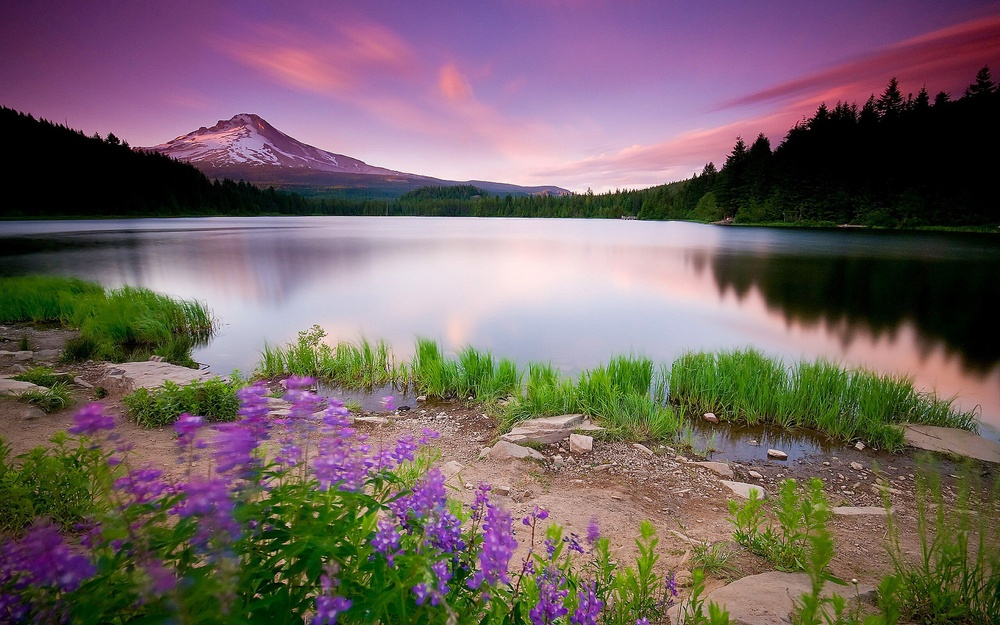
#> input picture task2/source_img.jpg, 1000 x 625 px, shrunk from 2560 x 1600 before the run
$ python main2.py
#> lines starting #> are read from the running program, lines starting #| are printed output that depends on the picture
#> further down, image is the input picture: shape (625, 1000, 3); mean B, G, R 99, 98.6, 114.8
### task2/monochrome.py
import numpy
import cv2


def monochrome(source_image: numpy.ndarray) -> numpy.ndarray:
    new_image = source_image
    b_comp = source_image[:, :, 0]
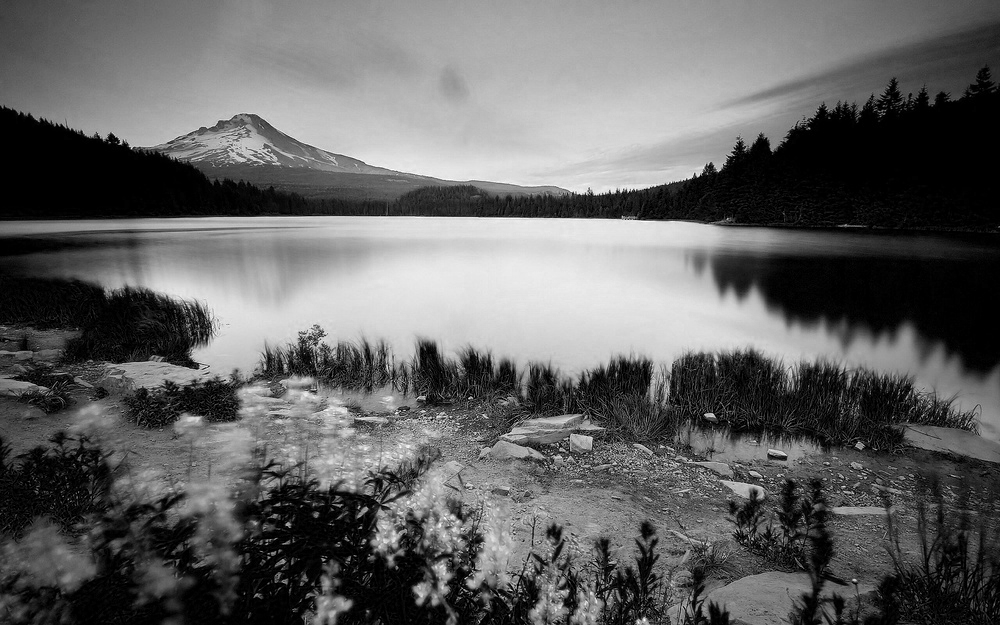
#> b_comp: shape (625, 1000); min 0, max 255, mean 99
    g_comp = source_image[:, :, 1]
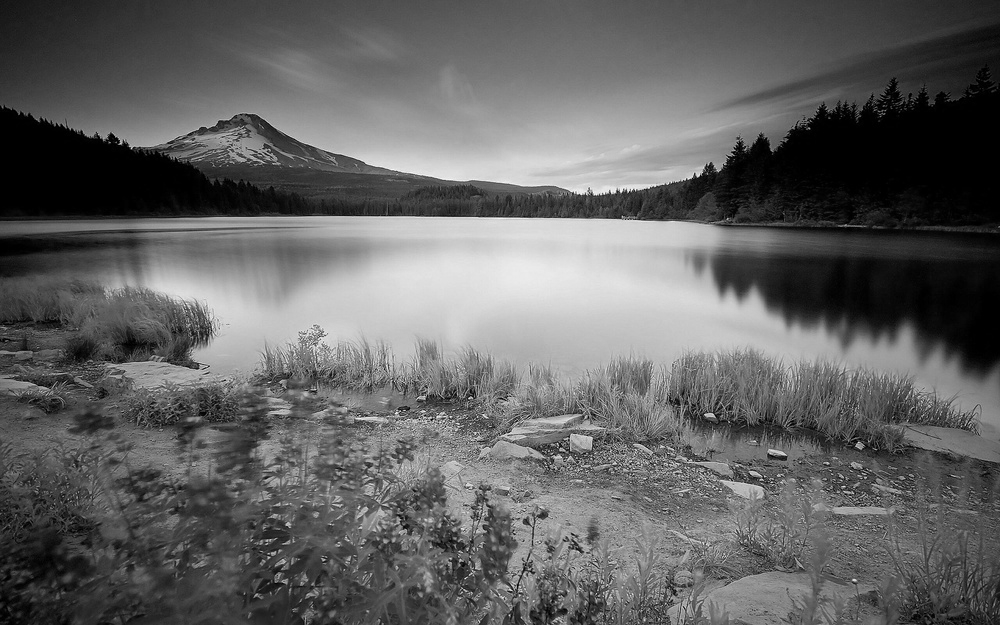
#> g_comp: shape (625, 1000); min 0, max 255, mean 98.6
    r_comp = source_image[:, :, 2]
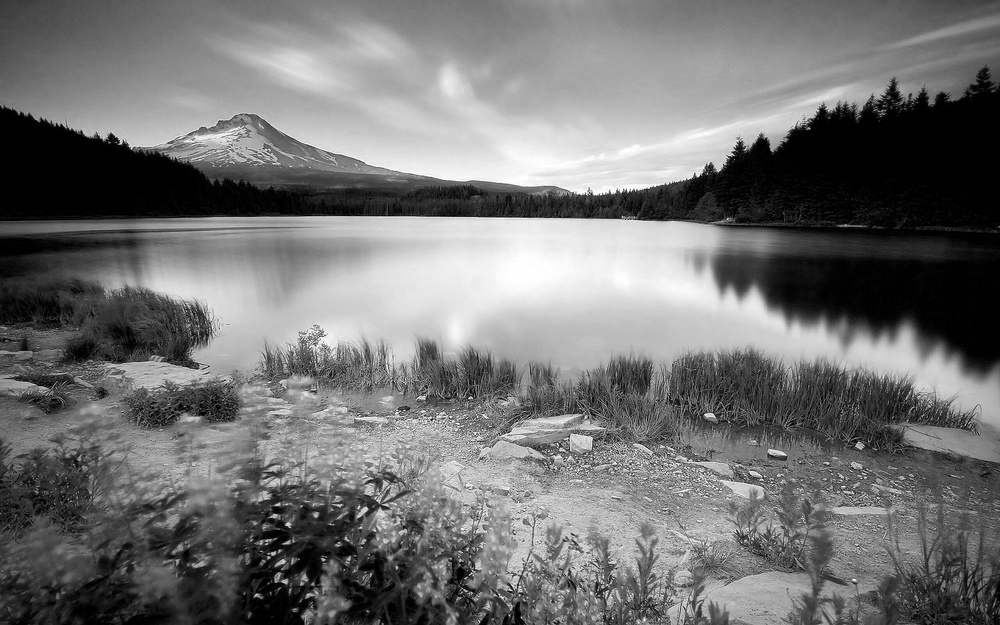
#> r_comp: shape (625, 1000); min 0, max 255, mean 114.8
    new_comp = (b_comp + g_comp + r_comp) / 3
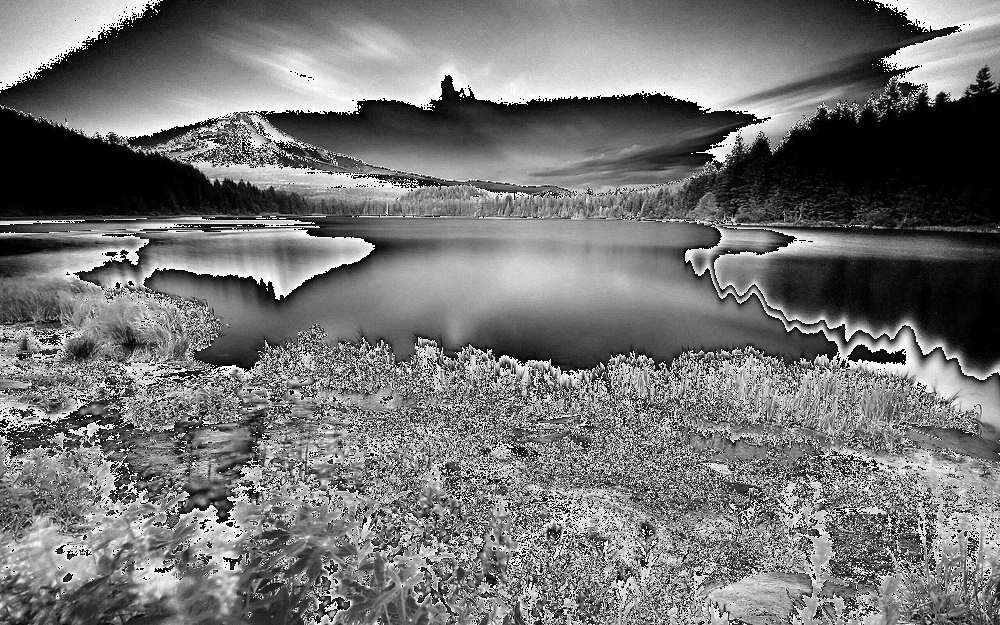
#> new_comp: shape (625, 1000) float64; min 0, max 85, mean 38.9; drawn with min black and max white
    new_image[:, :, 0] = new_comp
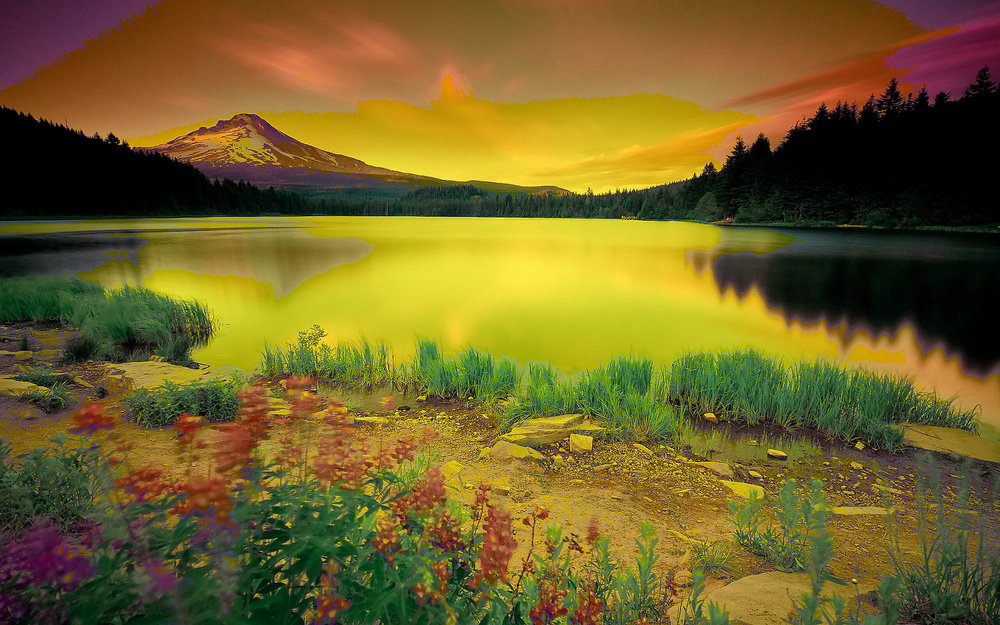
#> new_image: shape (625, 1000, 3); mean B, G, R 38.5, 98.6, 114.8
    new_image[:, :, 1] = new_comp
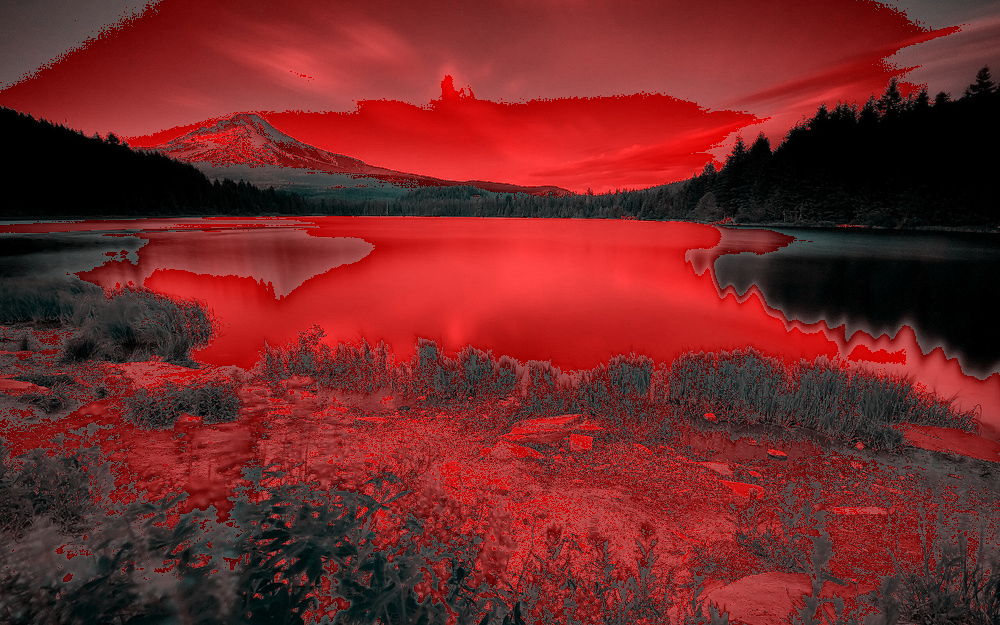
#> new_image: shape (625, 1000, 3); mean B, G, R 38.5, 38.5, 114.8
    new_image[:, :, 2] = new_comp
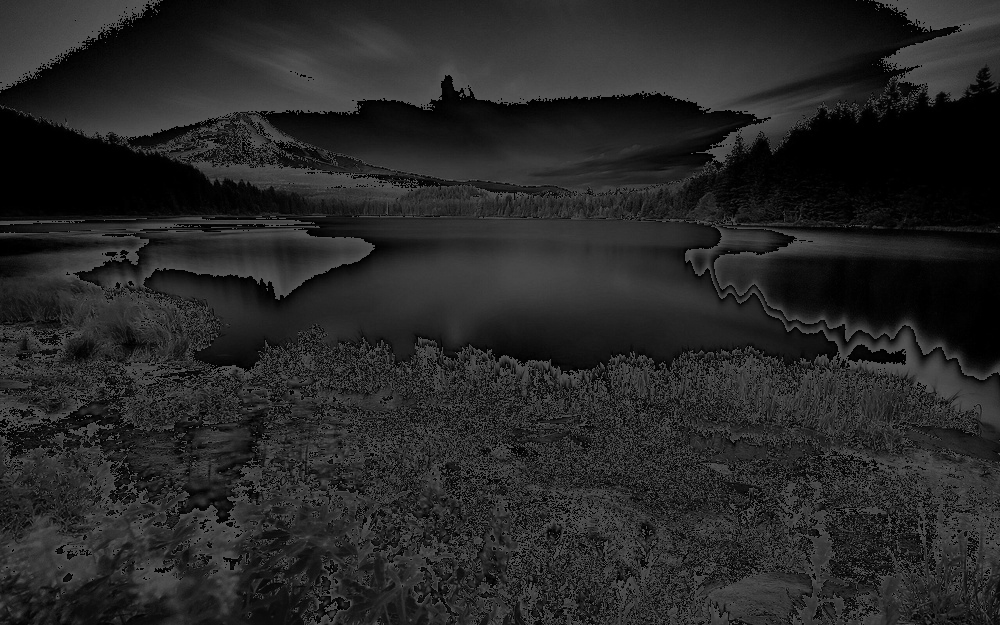
#> new_image: shape (625, 1000, 3); min 0, max 85, mean 38.5
    return new_image


def transform(source_image: numpy.ndarray) -> numpy.ndarray:
    new_image = numpy.zeros((source_image.shape[0], source_image.shape[1]))
    for i in range(0, source_image.shape[0]):
        for j in range(0, source_image.shape[1]):
            new_image[i][j] = source_image[i][j][0];
#> new_image: shape (625, 1000) float64
#| 0.0
    return new_image

### task1/metrics.py
import cv2
import numpy
import math


def immse(fi_image: numpy.ndarray, se_image: numpy.ndarray) -> float:
    return ((fi_image - se_image) ** 2).mean()


def psnr(fi_image: numpy.ndarray, se_image: numpy.ndarray) -> float:
    mse = immse(fi_image, se_image)
#> mse = 0
#| 100.0
    if mse == 0:
        return 100.0
    return 10 * math.log((255.0 * 255.0 / mse), 10)


def ssim(fi_image: numpy.ndarray, se_image: numpy.ndarray) -> float:
    fi_image.flatten()
    se_image.flatten()
    intensity_fi = fi_image.mean()  # Математическое ожидание (среднее арифметическое)
#> intensity_fi = 38.54
    intensity_se = se_image.mean()  # Математическое ожидание (среднее арифметическое)
#> intensity_se = 38.54
    contrast_fi = fi_image.var()  # Среднеквадратическое отклонение (дисперсия)
#> contrast_fi = 613.2
    contrast_fi = contrast_fi ** 0.5
#> contrast_fi = 24.76
    contrast_se = se_image.var()  # Среднеквадратическое отклонение (дисперсия)
#> contrast_se = 613.2
    contrast_se = contrast_se ** 0.5
#> contrast_se = 24.76
    const_fi = 0.0003
    const_se = 0.0005
    koef_l = (2 * intensity_fi * intensity_se + const_fi) / (intensity_fi ** 2 + intensity_se ** 2 + const_fi)
#> koef_l = 1
    if fi_image.shape == 2:
        covariance = numpy.cov(fi_image, se_image)  # Ковариация двух случайных величин
        koef_c = (2 * covariance + const_se) / (contrast_fi ** 2 + contrast_se ** 2 + const_se)
        return (koef_l/koef_c).mean()
    koef_c = (2 * contrast_se * contrast_fi + const_se) / (contrast_fi ** 2 + contrast_se ** 2 + const_se)
#> koef_c = 1
    return koef_l * koef_c

### task2/main2.py
import cv2
import time
from task2.monochrome import *
from task1.metrics import *

image = cv2.imread("source_img.jpg")
cv2.imshow('Original image', image)

print("Время работы моей конвертации в монохромное", end="\n")
start = time.time()
new_my_image = monochrome(image)
end = time.time()
print(end-start, end="\n")
cv2.imshow('My monochrome image', new_my_image)

print("Время работы встроенной конвертации в монохромное", end="\n")
start = time.time()
new_opencv_image = cv2.cvtColor(numpy.array(image), cv2.COLOR_RGB2GRAY)
end = time.time()
print(end-start, end="\n")
cv2.imshow('Opencv monochrome image', new_opencv_image)

print("Сравнение картинок:", end="\n")
new_my_image = transform(new_my_image)
print("IMMSE:", end=" ")
print(immse(new_my_image, new_opencv_image), end="\n")
print("PSNR:", end=" ")
print(psnr(new_my_image, new_opencv_image), end="\n")
print("SSIM:", end=" ")
print(ssim(new_my_image, new_opencv_image), end="\n")
#| 1.0
cv2.waitKey(0)
